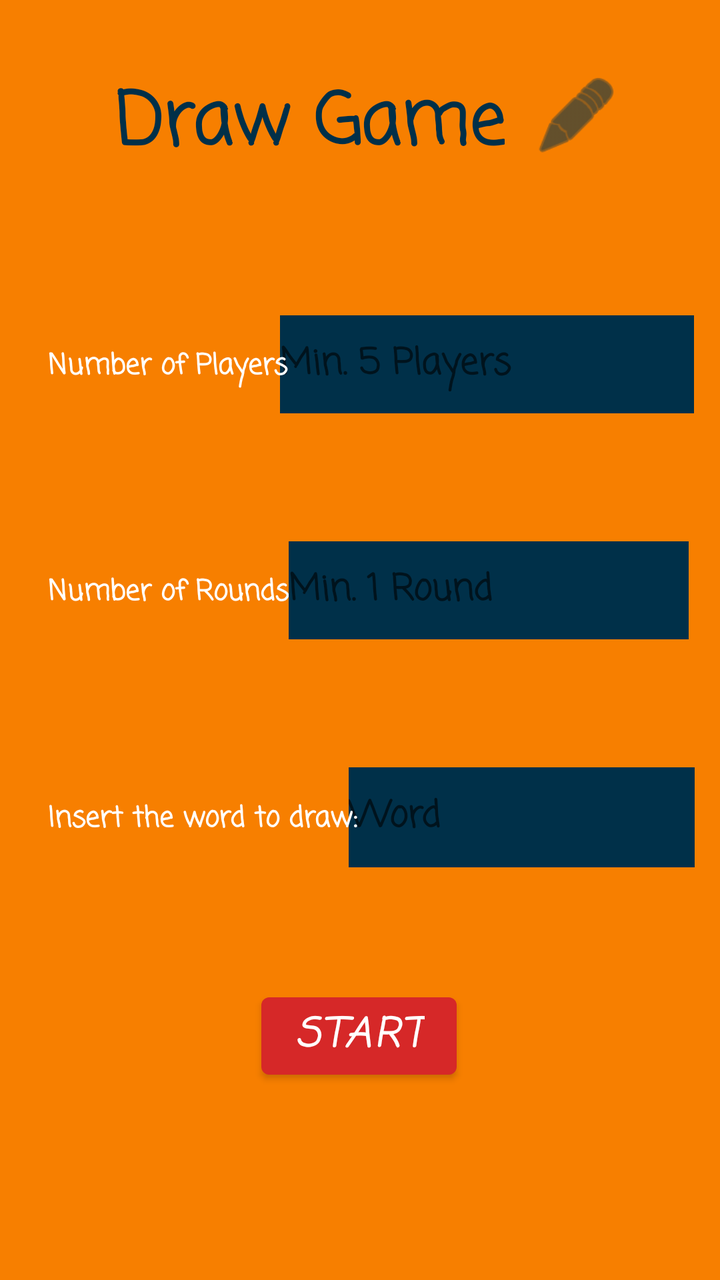
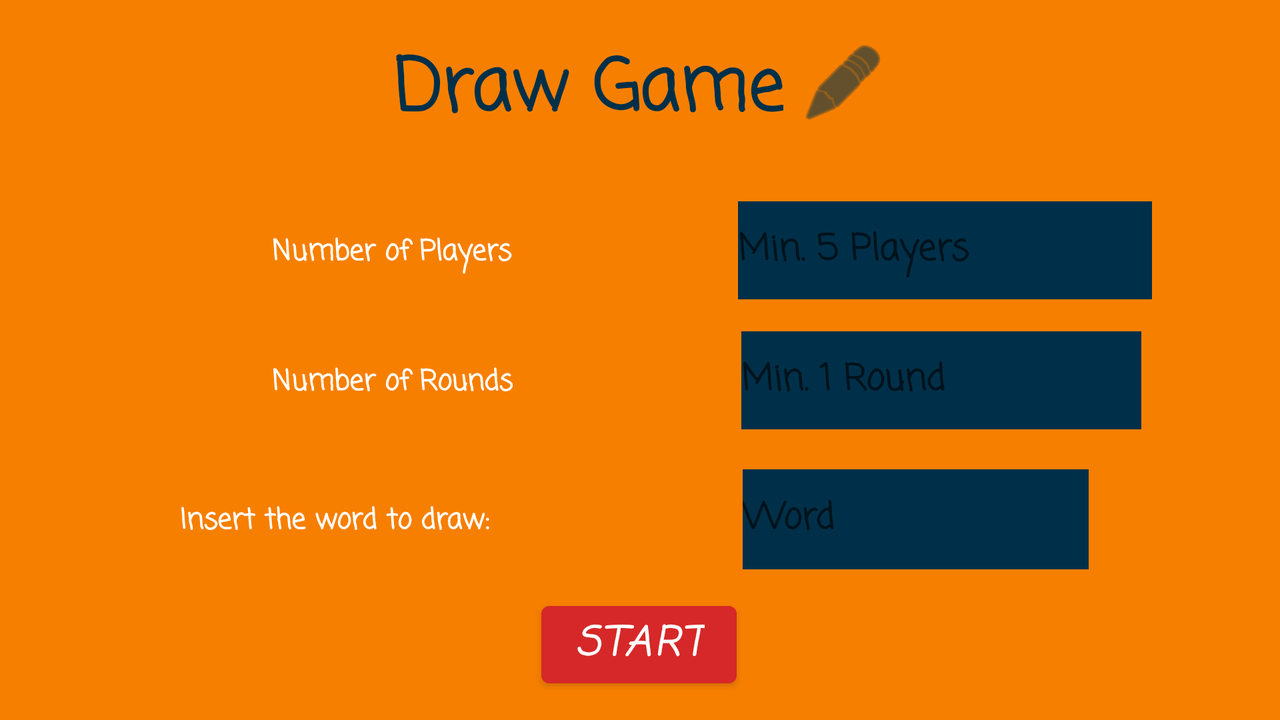

An Android layout and its configuration variant, each rendered on a device that would load it. The default file and the variant file are quoted in full after the pictures.
<!-- AndroidManifest.xml: application theme Theme.DrawGame -->
<!-- res/layout/activity_main.xml -->
<?xml version="1.0" encoding="utf-8"?>
<androidx.constraintlayout.widget.ConstraintLayout xmlns:android="http://schemas.android.com/apk/res/android"
    xmlns:app="http://schemas.android.com/apk/res-auto"
    xmlns:tools="http://schemas.android.com/tools"
    android:layout_width="match_parent"
    android:layout_height="match_parent"
    android:background="#F77F00"
    tools:context=".MainActivity">


    <TextView
        android:id="@+id/nameGame"
        android:layout_width="wrap_content"
        android:layout_height="wrap_content"
        android:fontFamily="casual"
        android:text="@string/draw_game"
        android:textColor="#003049"
        android:textSize="36sp"
        android:textStyle="bold"
        app:layout_constraintBottom_toBottomOf="parent"
        app:layout_constraintEnd_toEndOf="parent"
        app:layout_constraintHorizontal_bias="0.348"
        app:layout_constraintStart_toStartOf="parent"
        app:layout_constraintTop_toTopOf="parent"
        app:layout_constraintVertical_bias="0.059" />

    <EditText
        android:id="@+id/EditPlayers"
        android:layout_width="207dp"
        android:layout_height="49dp"
        android:layout_marginTop="68dp"
        android:layout_marginEnd="16dp"
        android:autofillHints="@string/min_5_players"
        android:background="#003049"
        android:ems="10"
        android:fontFamily="casual"
        android:hint="@string/min_5_players"
        android:inputType="number"
        android:textColor="#FFFFFF"
        android:textStyle="bold"
        app:layout_constraintEnd_toEndOf="parent"
        app:layout_constraintHorizontal_bias="0.583"
        app:layout_constraintStart_toEndOf="@+id/numberOfPlayers"
        app:layout_constraintTop_toBottomOf="@+id/nameGame" />

    <EditText
        android:id="@+id/EditRound"
        android:layout_width="200dp"
        android:layout_height="49dp"
        android:layout_marginTop="64dp"
        android:layout_marginEnd="16dp"
        android:autofillHints="@string/min_1_round"
        android:background="#003049"
        android:ems="10"
        android:fontFamily="casual"
        android:hint="@string/min_1_round"
        android:inputType="number"
        android:textColor="#FFFFFF"
        android:textStyle="bold"
        app:layout_constraintEnd_toEndOf="parent"
        app:layout_constraintHorizontal_bias="0.64"
        app:layout_constraintStart_toEndOf="@+id/textView"
        app:layout_constraintTop_toBottomOf="@+id/EditPlayers" />

    <TextView
        android:id="@+id/textView"
        android:layout_width="wrap_content"
        android:layout_height="wrap_content"
        android:layout_marginStart="24dp"
        android:fontFamily="casual"
        android:text="@string/number_of_rounds"
        android:textColor="#FFFFFF"
        android:textStyle="bold"
        app:layout_constraintBaseline_toBaselineOf="@+id/EditRound"
        app:layout_constraintStart_toStartOf="parent" />

    <TextView
        android:id="@+id/numberOfPlayers"
        android:layout_width="wrap_content"
        android:layout_height="wrap_content"
        android:layout_marginStart="24dp"
        android:fontFamily="casual"
        android:hint="@string/number_of_players"
        android:text="@string/number_of_players"
        android:textColor="#FFFFFF"
        android:textStyle="bold"
        app:layout_constraintBaseline_toBaselineOf="@+id/EditPlayers"
        app:layout_constraintStart_toStartOf="parent" />

    <Button
        android:id="@+id/buttonStart"
        android:layout_width="wrap_content"
        android:layout_height="wrap_content"
        android:layout_marginTop="56dp"
        android:fontFamily="casual"
        android:text="@string/start"
        android:textSize="20sp"
        android:textStyle="bold|italic"
        app:backgroundTint="#D62828"
        app:layout_constraintBottom_toBottomOf="parent"
        app:layout_constraintEnd_toEndOf="parent"
        app:layout_constraintHorizontal_bias="0.498"
        app:layout_constraintStart_toStartOf="parent"
        app:layout_constraintTop_toBottomOf="@+id/insertWord"
        app:layout_constraintVertical_bias="0.144" />

    <EditText
        android:id="@+id/editWord"
        android:layout_width="173dp"
        android:layout_height="50dp"
        android:layout_marginTop="64dp"
        android:layout_marginEnd="16dp"
        android:autofillHints="@string/word"
        android:background="#003049"
        android:ems="10"
        android:fontFamily="casual"
        android:hint="@string/word"
        android:inputType="text"
        android:textColor="#FFFFFF"
        android:textStyle="bold"
        app:layout_constraintEnd_toEndOf="parent"
        app:layout_constraintHorizontal_bias="0.571"
        app:layout_constraintStart_toEndOf="@+id/insertWord"
        app:layout_constraintTop_toBottomOf="@+id/EditRound" />

    <TextView
        android:id="@+id/insertWord"
        android:layout_width="wrap_content"
        android:layout_height="wrap_content"
        android:layout_marginStart="24dp"
        android:fontFamily="casual"
        android:text="@string/insert_the_word_to_draw"
        android:textColor="#FFFFFF"
        android:textStyle="bold"
        app:layout_constraintBaseline_toBaselineOf="@+id/editWord"
        app:layout_constraintEnd_toEndOf="parent"
        app:layout_constraintHorizontal_bias="0.0"
        app:layout_constraintStart_toStartOf="parent" />

    <ImageView
        android:id="@+id/imageViewLandScape"
        android:layout_width="44dp"
        android:layout_height="47dp"
        android:contentDescription="@string/pencil"
        app:layout_constraintBottom_toBottomOf="parent"
        app:layout_constraintEnd_toEndOf="parent"
        app:layout_constraintHorizontal_bias="0.218"
        app:layout_constraintStart_toEndOf="@+id/nameGame"
        app:layout_constraintTop_toTopOf="parent"
        app:layout_constraintVertical_bias="0.058"
        app:srcCompat="@android:drawable/ic_menu_edit"
        app:tint="#003049" />

</androidx.constraintlayout.widget.ConstraintLayout>
<!-- resources referenced by this layout -->
<resources>
  <string name="draw_game">Draw Game</string>
  <string name="insert_the_word_to_draw">Insert the word to draw:</string>
  <string name="min_1_round"> Min. 1 Round</string>
  <string name="min_5_players"> Min. 5 Players</string>
  <string name="number_of_players">Number of Players</string>
  <string name="number_of_rounds">Number of Rounds</string>
  <string name="pencil">Pencil</string>
  <string name="start">Start</string>
  <string name="word">Word</string>
  <style name="Theme.DrawGame" parent="Theme.MaterialComponents.DayNight.DarkActionBar">
          
          <item name="colorPrimary">@color/purple_500</item>
          <item name="colorPrimaryVariant">@color/purple_700</item>
          <item name="colorOnPrimary">@color/white</item>
          
          <item name="colorSecondary">@color/teal_200</item>
          <item name="colorSecondaryVariant">@color/teal_700</item>
          <item name="colorOnSecondary">@color/black</item>
          
          <item name="android:statusBarColor" tools:targetApi="l">?attr/colorPrimaryVariant</item>
          
      </style>
</resources>
<!-- res/layout-land/activity_main.xml (the repository's variant of the layout above) -->
<!-- drawn on the phone turned sideways -->
<?xml version="1.0" encoding="utf-8"?>
<androidx.constraintlayout.widget.ConstraintLayout xmlns:android="http://schemas.android.com/apk/res/android"
    xmlns:app="http://schemas.android.com/apk/res-auto"
    xmlns:tools="http://schemas.android.com/tools"
    android:layout_width="match_parent"
    android:layout_height="match_parent"
    android:background="#F77F00"
    tools:context=".MainActivity">


    <TextView
        android:id="@+id/nameGameLandScape"
        android:layout_width="wrap_content"
        android:layout_height="wrap_content"
        android:fontFamily="casual"
        android:text="@string/draw_game"
        android:textColor="#003049"
        android:textSize="36sp"
        android:textStyle="bold"
        app:layout_constraintBottom_toBottomOf="parent"
        app:layout_constraintEnd_toEndOf="parent"
        app:layout_constraintHorizontal_bias="0.442"
        app:layout_constraintStart_toStartOf="parent"
        app:layout_constraintTop_toTopOf="parent"
        app:layout_constraintVertical_bias="0.058" />

    <Button
        android:id="@+id/buttonStartLandscape"
        android:layout_width="wrap_content"
        android:layout_height="wrap_content"
        android:layout_marginTop="16dp"
        android:layout_marginBottom="16dp"
        android:fontFamily="casual"
        android:text="@string/start"
        android:textSize="20sp"
        android:textStyle="bold|italic"
        app:backgroundTint="#D62828"
        app:layout_constraintBottom_toBottomOf="parent"
        app:layout_constraintEnd_toEndOf="parent"
        app:layout_constraintHorizontal_bias="0.499"
        app:layout_constraintStart_toStartOf="parent"
        app:layout_constraintTop_toBottomOf="@+id/editWordLandscape" />

    <EditText
        android:id="@+id/editWordLandscape"
        android:layout_width="173dp"
        android:layout_height="50dp"
        android:layout_marginTop="20dp"
        android:layout_marginEnd="16dp"
        android:autofillHints="@string/word"
        android:background="#003049"
        android:ems="10"
        android:fontFamily="casual"
        android:hint="@string/word"
        android:inputType="text"
        android:textColor="#FFFFFF"
        android:textStyle="bold"
        app:layout_constraintEnd_toEndOf="parent"
        app:layout_constraintHorizontal_bias="0.614"
        app:layout_constraintStart_toEndOf="@+id/insertWordLandScape"
        app:layout_constraintTop_toBottomOf="@+id/EditRoundLandscape" />

    <EditText
        android:id="@+id/EditPlayersLandScape"
        android:layout_width="207dp"
        android:layout_height="49dp"
        android:layout_marginTop="28dp"
        android:layout_marginEnd="16dp"
        android:autofillHints="@string/min_5_players"
        android:background="#003049"
        android:ems="10"
        android:fontFamily="casual"
        android:hint="@string/min_5_players"
        android:inputType="number"
        android:textColor="#FFFFFF"
        android:textStyle="bold"
        app:layout_constraintEnd_toEndOf="parent"
        app:layout_constraintHorizontal_bias="0.702"
        app:layout_constraintStart_toEndOf="@+id/numberOfPlayersLandScape"
        app:layout_constraintTop_toBottomOf="@+id/nameGameLandScape" />

    <TextView
        android:id="@+id/numberOfPlayersLandScape"
        android:layout_width="wrap_content"
        android:layout_height="wrap_content"
        android:layout_marginStart="136dp"
        android:fontFamily="casual"
        android:hint="@string/number_of_players"
        android:text="@string/number_of_players"
        android:textColor="#FFFFFF"
        android:textStyle="bold"
        app:layout_constraintBaseline_toBaselineOf="@+id/EditPlayersLandScape"
        app:layout_constraintStart_toStartOf="parent" />

    <EditText
        android:id="@+id/EditRoundLandscape"
        android:layout_width="200dp"
        android:layout_height="49dp"
        android:layout_marginTop="16dp"
        android:layout_marginEnd="16dp"
        android:autofillHints="@string/min_1_round"
        android:background="#003049"
        android:ems="10"
        android:fontFamily="casual"
        android:hint="@string/min_1_round"
        android:inputType="number"
        android:textColor="#FFFFFF"
        android:textStyle="bold"
        app:layout_constraintEnd_toEndOf="parent"
        app:layout_constraintHorizontal_bias="0.682"
        app:layout_constraintStart_toEndOf="@+id/textViewLandScape"
        app:layout_constraintTop_toBottomOf="@+id/EditPlayersLandScape" />

    <TextView
        android:id="@+id/textViewLandScape"
        android:layout_width="wrap_content"
        android:layout_height="wrap_content"
        android:layout_marginStart="136dp"
        android:fontFamily="casual"
        android:text="@string/number_of_rounds"
        android:textColor="#FFFFFF"
        android:textStyle="bold"
        app:layout_constraintBaseline_toBaselineOf="@+id/EditRoundLandscape"
        app:layout_constraintStart_toStartOf="parent" />

    <TextView
        android:id="@+id/insertWordLandScape"
        android:layout_width="wrap_content"
        android:layout_height="wrap_content"
        android:layout_marginStart="24dp"
        android:fontFamily="casual"
        android:text="@string/insert_the_word_to_draw"
        android:textColor="#FFFFFF"
        android:textStyle="bold"
        app:layout_constraintBaseline_toBaselineOf="@+id/editWordLandscape"
        app:layout_constraintEnd_toEndOf="parent"
        app:layout_constraintHorizontal_bias="0.143"
        app:layout_constraintStart_toStartOf="parent" />

    <ImageView
        android:id="@+id/imageViewLandScape"
        android:layout_width="44dp"
        android:layout_height="47dp"
        android:contentDescription="@string/pencil"
        app:layout_constraintBottom_toBottomOf="parent"
        app:layout_constraintEnd_toEndOf="parent"
        app:layout_constraintHorizontal_bias="0.039"
        app:layout_constraintStart_toEndOf="@+id/nameGameLandScape"
        app:layout_constraintTop_toTopOf="parent"
        app:layout_constraintVertical_bias="0.057"
        app:srcCompat="@android:drawable/ic_menu_edit"
        app:tint="#003049" />

</androidx.constraintlayout.widget.ConstraintLayout>
